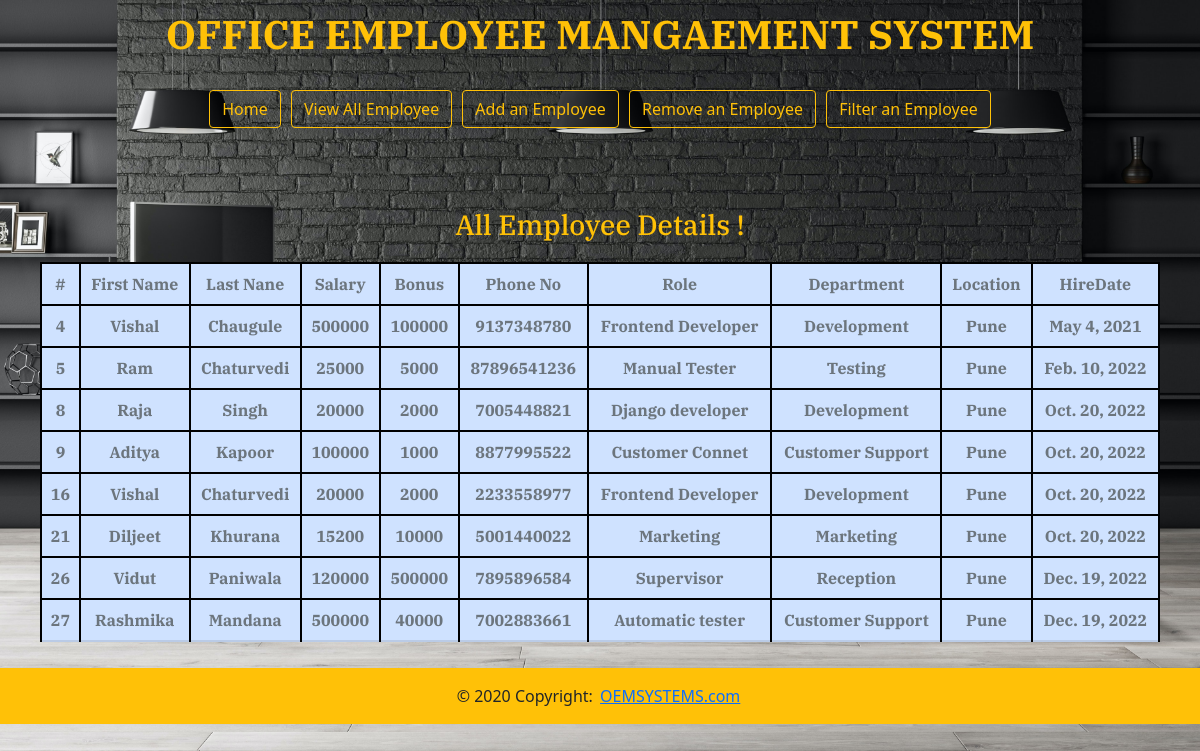
The app's page /all_emp with its own data.
### emp_app/models.py (models this page shows, shortened)
class Employee(models.Model):
    first_name= models.CharField(max_length=100,null=False,)
    last_name =models.CharField(max_length=100)
    dept = models.ForeignKey(Department,on_delete=models.CASCADE)
    salary=models.IntegerField(default=0)
    bonus=models.IntegerField(default=0)
    role = models.ForeignKey(Role,on_delete=models.CASCADE)
    phone = models.IntegerField(default=0)
    hire_date=models.DateField()
    def __str__(self):
        return '%s  %s' %(self.first_name,self.last_name)

class Role(models.Model):
    name= models.CharField(max_length=100,null=False)

class Department(models.Model):
    name= models.CharField(max_length=100,null=False)
    location =models.CharField(max_length=100)

### emp_app/views.py (the view)
# urls.py: path('all_emp', views.all_emp,name ='all_emp'),
def all_emp(request):
    emps = Employee.objects.all()
    context ={
        "emps": emps
    }
    print(context)
    return render (request, 'view_all_emp.html' ,context)

### templates/view_all_emp.html (shortened to what this page needs)
{% extends 'base.html' %}
{% block subbody %}
<h3 class="text-warning">All Employee Details !</h3>
<table class="table  text-secondary table-primary fw-bold"">
    <thead>
        <tr>
             <th scope=" col">#</th>
             <th scope="col">First Name</th>
             <th scope="col">Last Nane</th>
             <th scope="col">Salary</th>
             <th scope="col">Bonus</th>
             <th scope="col">Phone No</th>
             <th scope="col">Role</th>
             <th scope="col">Department</th>
             <th scope="col">Location </th>
             <th scope="col">HireDate</th>
        </tr>
    </thead>
    {% for emp in emps %}
    <tbody>
        <tr>
            <th scope="row">{{emp.id}}</th>
            <td>{{emp.first_name}}</td>
            <td>{{emp.last_name}}</td>
            <td>{{emp.salary}}</td>
            <td>{{emp.bonus}}</td>
            <td>{{emp.phone}}</td>
            <td>{{emp.role.name}}</td>
            <td>{{emp.dept.name}}</td>
            <td>{{emp.dept.location}}</td>
            <td>{{emp.hire_date}}</td>
        </tr>
    </tbody>
    {% endfor %}
</table>
{% endblock subbody %}

### templates/base.html (shortened to what this page needs)
<!doctype html>
<html lang="en">
<head>
    <link href="https://cdn.jsdelivr.net/npm/bootstrap@5.0.2/dist/css/bootstrap.min.css" rel="stylesheet"
>
</head>
<body>
    <div class="container">
        <div class="mainbody">
            <marquee behavior="alternate" direction="left"scrollamount='2'>
                <h1 class="text-warning fw-bold">OFFICE EMPLOYEE MANGAEMENT SYSTEM</h1><br>
            </marquee>
            <marquee behavior="alternate" direction="left"scrollamount='2'>
                <a href=" /" role="button"> <button type="button" class="btn btn-outline-warning">Home</button></a>
                <a href="/all_emp" role="button"><button type="button" class="btn btn-outline-warning">View All
                        Employee</button></a>
                <a href="/add_emp" role="button"><button type="button" class="btn btn-outline-warning">Add an
                        Employee</button></a>
                <a href="/remove_emp" role="button"> <button type="button" class="btn btn-outline-warning">Remove an
                        Employee</button></a>
                <a href="/filter_emp" role="button"> <button type="button" class="btn btn-outline-warning">Filter an
                        Employee</button></a>
            </marquee>
        </div>
        <div class="subbody">
            {% block subbody %}
            {% endblock subbody %}
        </div>
    </div>
    <footer>
        {% block footer %}
        <footer class="page-footer font-small blue bg-warning">
            <div class="footer-copyright text-center py-3">© 2020 Copyright:
                <a href="/"> OEMSYSTEMS.com</a>
            </div>
        </footer>
        {% endblock footer %}
    </footer>
</body>
</html>

### templates/base.html (style rules this page uses)
body, html { height: 100%; background-image: url("/static/officebg.jpg"); height: 100%; background-position: center; background-repeat: no-repeat; background-size: cover; background-repeat: repeat-y; }
.container { text-align: center; padding: 10px; }
a { margin: 3px; }
table { margin-top: 20px; font-family: 'IBM Plex Serif', serif; }
table, th, td { border: 2px solid black; border-collapse: collapse; }
h1 { font-family: 'IBM Plex Serif', serif; }
h3 { margin-top: 80px; font-family: 'IBM Plex Serif', serif; }

### records on screen
Employee: id "4", first_name "Vishal", last_name "Chaugule", salary "500000", bonus "100000", phone "9137348780", role.name "Frontend Developer", dept.name "Development", dept.location "Pune", hire_date "May 4, 2021"
Employee: id "5", first_name "Ram", last_name "Chaturvedi", salary "25000", bonus "5000", phone "87896541236", role.name "Manual Tester", dept.name "Testing", dept.location "Pune", hire_date "Feb. 10, 2022"
Employee: id "8", first_name "Raja", last_name "Singh", salary "20000", bonus "2000", phone "7005448821", role.name "Django developer", dept.name "Development", dept.location "Pune", hire_date "Oct. 20, 2022"
Employee: id "9", first_name "Aditya", last_name "Kapoor", salary "100000", bonus "1000", phone "8877995522", role.name "Customer Connet", dept.name "Customer Support", dept.location "Pune", hire_date "Oct. 20, 2022"
Employee: id "16", first_name "Vishal", last_name "Chaturvedi", salary "20000", bonus "2000", phone "2233558977", role.name "Frontend Developer", dept.name "Development", dept.location "Pune", hire_date "Oct. 20, 2022"
Employee: id "21", first_name "Diljeet", last_name "Khurana", salary "15200", bonus "10000", phone "5001440022", role.name "Marketing", dept.name "Marketing", dept.location "Pune", hire_date "Oct. 20, 2022"
Employee: id "26", first_name "Vidut", last_name "Paniwala", salary "120000", bonus "500000", phone "7895896584", role.name "Supervisor", dept.name "Reception", dept.location "Pune", hire_date "Dec. 19, 2022"
Employee: id "27", first_name "Rashmika", last_name "Mandana", salary "500000", bonus "40000", phone "7002883661", role.name "Automatic tester", dept.name "Customer Support", dept.location "Pune", hire_date "Dec. 19, 2022"
